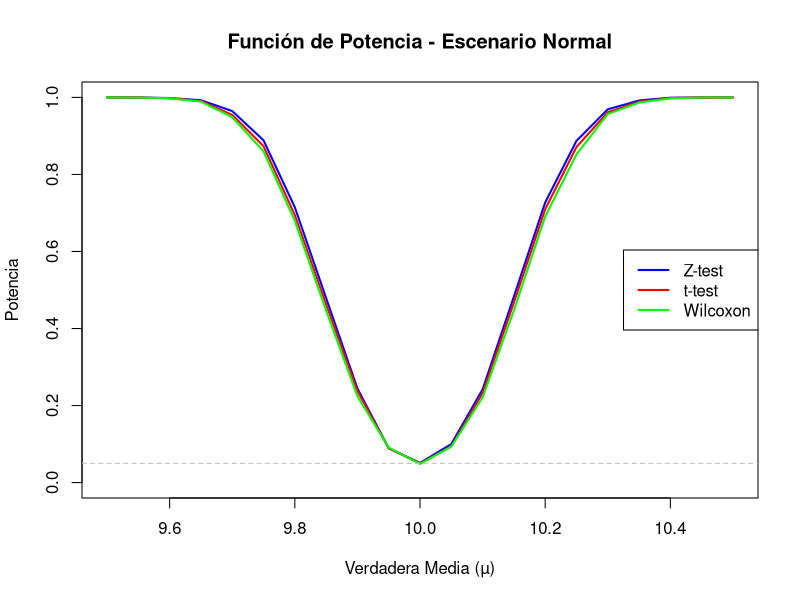
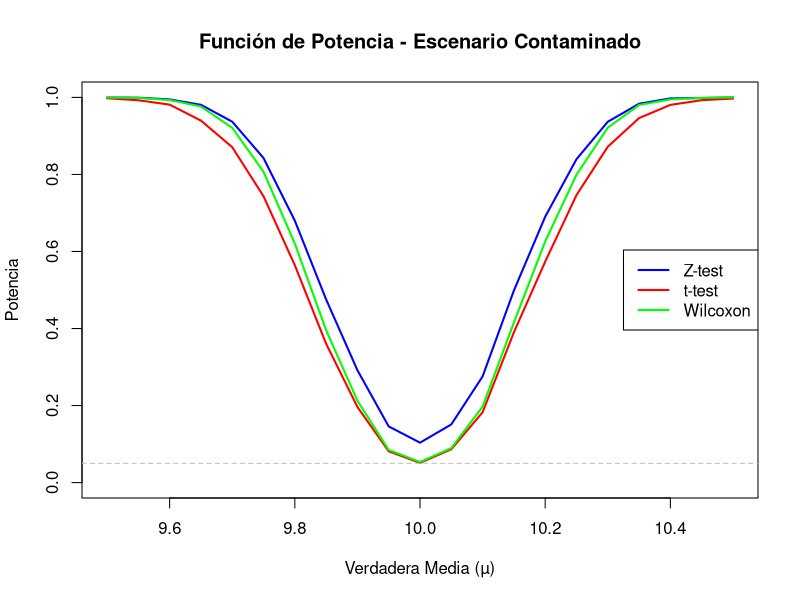

Write the R code that produced these figures, in order.
# -----------------------------------------------------------
# Situación 2: Simulación y Potencia de Pruebas de Hipótesis
# -----------------------------------------------------------

# 1. Configuración inicial
set.seed(42) # Para reproducibilidad de los resultados
n <- 40 # Tamaño de la muestra
alpha <- 0.05 # Nivel de significancia
B <- 5000 # Número de iteraciones de la simulación

# Rango de valores de mu a evaluar
mu_range <- seq(9.5, 10.5, by = 0.05)
n_mu <- length(mu_range)

# Matrices para almacenar los resultados de potencia
potencia_normal <- matrix(0, nrow = n_mu, ncol = 3, dimnames = list(NULL, c("Z-test", "t-test", "Wilcoxon")))
potencia_contaminado <- matrix(0, nrow = n_mu, ncol = 3, dimnames = list(NULL, c("Z-test", "t-test", "Wilcoxon")))

# -----------------------------------------------------------
# Escenario 1: Distribución Normal
# -----------------------------------------------------------

for (i in 1:n_mu) {
  mu <- mu_range[i]
  rejects_z <- 0
  rejects_t <- 0
  rejects_wilcox <- 0

  for (j in 1:B) {
    # Generar muestra normal
    muestra <- rnorm(n, mean = mu, sd = 0.5)

    # Z-test (asumiendo sigma conocida)
    z_statistic <- (mean(muestra) - 10) / (0.5 / sqrt(n))
    p_value_z <- 2 * pnorm(-abs(z_statistic))
    if (p_value_z < alpha) {
      rejects_z <- rejects_z + 1
    }

    # t-test (sigma desconocida)
    t_test_result <- t.test(muestra, mu = 10, alternative = "two.sided")
    if (t_test_result$p.value < alpha) {
      rejects_t <- rejects_t + 1
    }

    # Prueba de Wilcoxon
    wilcox_test_result <- wilcox.test(muestra, mu = 10, alternative = "two.sided")
    if (wilcox_test_result$p.value < alpha) {
      rejects_wilcox <- rejects_wilcox + 1
    }
  }

  potencia_normal[i, "Z-test"] <- rejects_z / B
  potencia_normal[i, "t-test"] <- rejects_t / B
  potencia_normal[i, "Wilcoxon"] <- rejects_wilcox / B
}

# -----------------------------------------------------------
# Escenario 2: Distribución Contaminada
# -----------------------------------------------------------

# Función para generar datos del escenario contaminado
generar_muestra_contaminada <- function(n, mu) {
  # 95% de los datos de una normal "limpia"
  n_limpios <- round(n * 0.95)
  limpios <- rnorm(n_limpios, mean = mu, sd = 0.5)

  # 5% de los datos de una normal con mayor varianza (outliers)
  n_contaminados <- n - n_limpios
  contaminados <- rnorm(n_contaminados, mean = mu, sd = 3 * 0.5)

  c(limpios, contaminados)
}

for (i in 1:n_mu) {
  mu <- mu_range[i]
  rejects_z <- 0
  rejects_t <- 0
  rejects_wilcox <- 0

  for (j in 1:B) {
    # Generar muestra contaminada
    muestra <- generar_muestra_contaminada(n, mu)

    # Z-test (asumiendo sigma conocida)
    z_statistic <- (mean(muestra) - 10) / (0.5 / sqrt(n))
    p_value_z <- 2 * pnorm(-abs(z_statistic))
    if (p_value_z < alpha) {
      rejects_z <- rejects_z + 1
    }

    # t-test (sigma desconocida)
    t_test_result <- t.test(muestra, mu = 10, alternative = "two.sided")
    if (t_test_result$p.value < alpha) {
      rejects_t <- rejects_t + 1
    }

    # Prueba de Wilcoxon
    wilcox_test_result <- wilcox.test(muestra, mu = 10, alternative = "two.sided")
    if (wilcox_test_result$p.value < alpha) {
      rejects_wilcox <- rejects_wilcox + 1
    }
  }

  potencia_contaminado[i, "Z-test"] <- rejects_z / B
  potencia_contaminado[i, "t-test"] <- rejects_t / B
  potencia_contaminado[i, "Wilcoxon"] <- rejects_wilcox / B
}


print(mean(potencia_normal[, "Z-test"]))
print(mean(potencia_normal[, "t-test"]))
print(mean(potencia_normal[, "Wilcoxon"]))


# -----------------------------------------------------------
# Análisis y Visualización
# -----------------------------------------------------------

# Gráfico para el Escenario Normal
matplot(mu_range, potencia_normal,
  type = "l", lty = 1, lwd = 2,
  main = "Función de Potencia - Escenario Normal",
  xlab = "Verdadera Media (µ)",
  ylab = "Potencia",
  col = c("blue", "red", "green"),
  ylim = c(0, 1)
)
abline(h = alpha, lty = 2, col = "gray")
legend("right", legend = colnames(potencia_normal), col = c("blue", "red", "green"), lty = 1, lwd = 2)

# Gráfico para el Escenario Contaminado
matplot(mu_range, potencia_contaminado,
  type = "l", lty = 1, lwd = 2,
  main = "Función de Potencia - Escenario Contaminado",
  xlab = "Verdadera Media (µ)",
  ylab = "Potencia",
  col = c("blue", "red", "green"),
  ylim = c(0, 1)
)
abline(h = alpha, lty = 2, col = "gray")
legend("right", legend = colnames(potencia_contaminado), col = c("blue", "red", "green"), lty = 1, lwd = 2)
